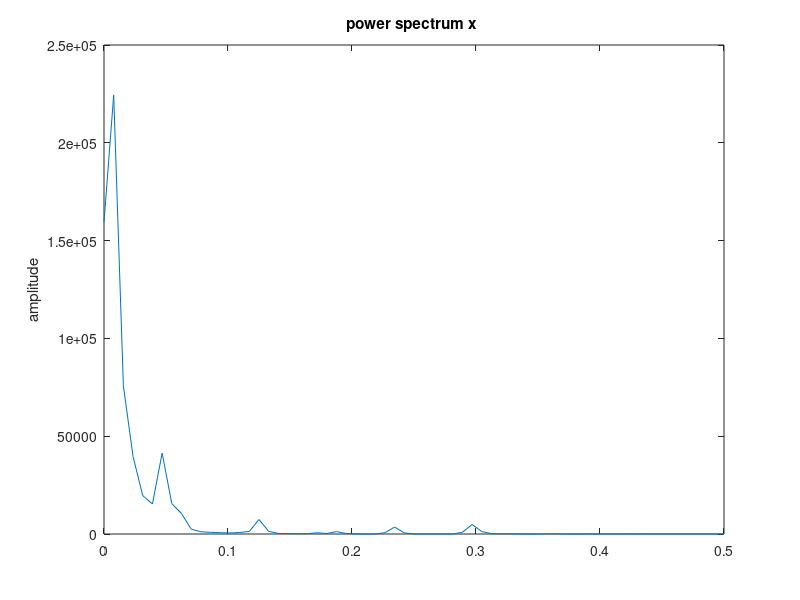
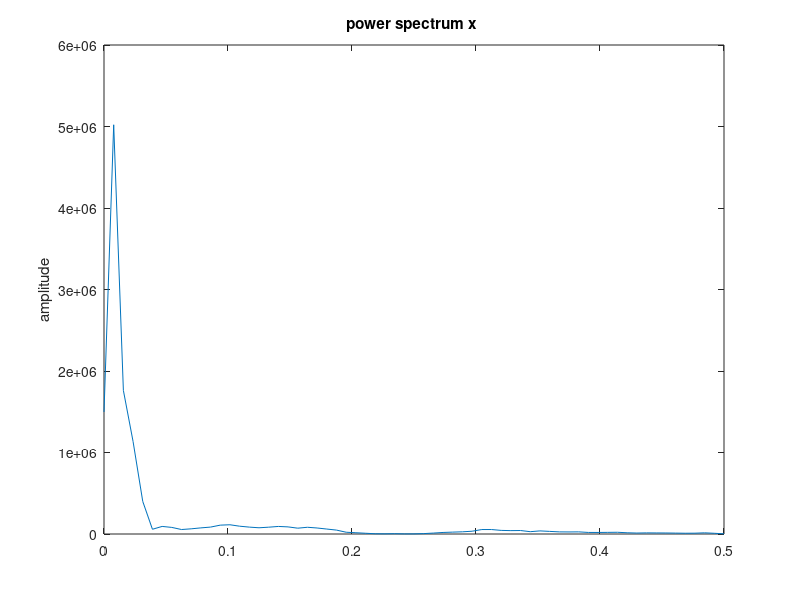
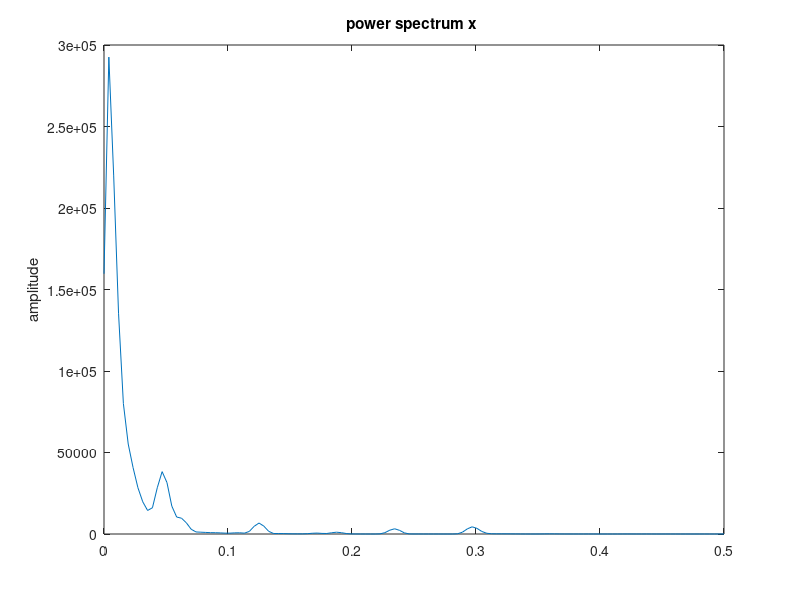
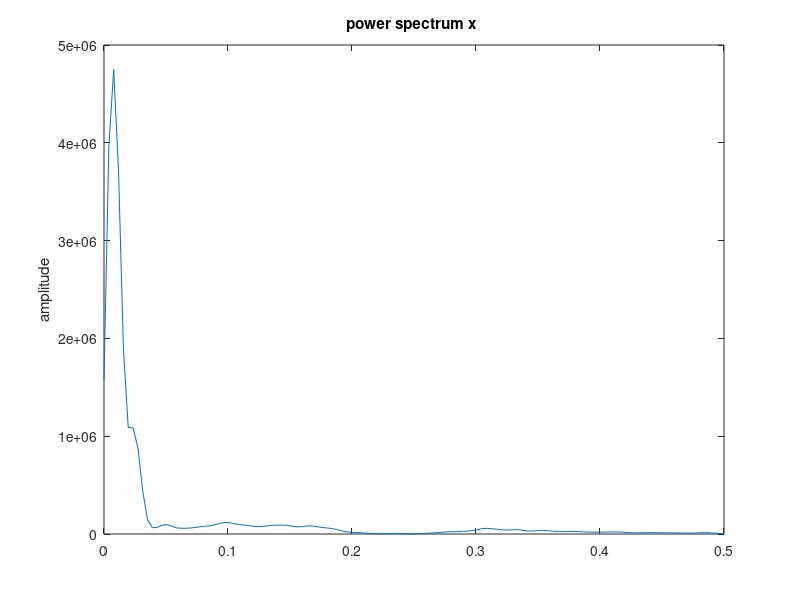

Source code (MATLAB) for these figures, in order:
clc;
Fs = 256;
load('chb01_03_edfm (2)_new.mat');
a = val(1000:4000);
b = val(8000:11360);

figure(1)
pwelch(a)
figure(2)
pwelch(b)

figure(3)
pwelch(a,hanning(128),[], Fs)
figure(4)
pwelch(b, hanning(128), [], Fs)

figure(5)
Pxxa = periodogram(a)
semilogy(Pxxa)
figure(6)
Pxxb = periodogram(b)
semilogy(Pxxb)
